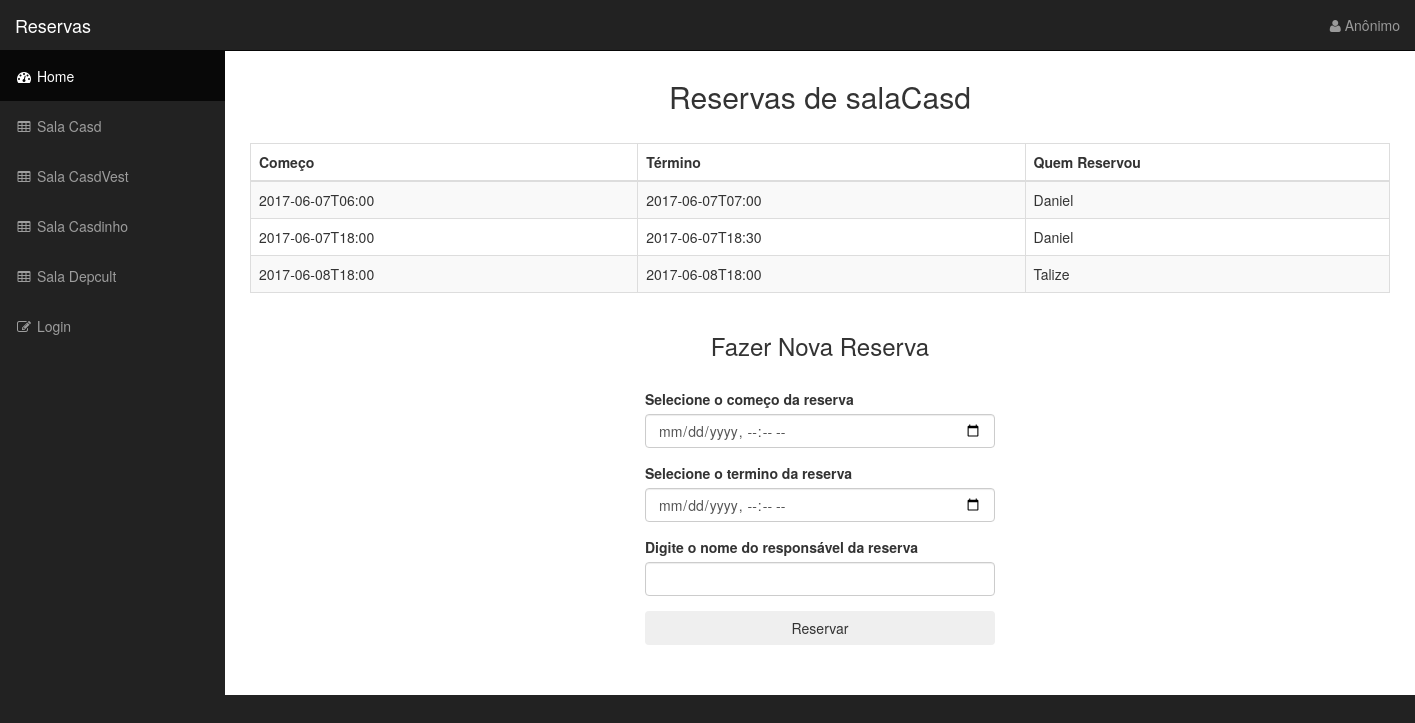
/salaCasd/, run on the app's committed database.
### reservations/models.py (models this page shows)
class salaCasd(models.Model):
	comecoReserva = models.CharField(max_length=64)
	terminoReserva = models.CharField(max_length=64)
	donoReserva = models.CharField(max_length=64)

### reservations/views.py (the view)
# urls.py: url(r'^salaCasd/$', views.salaCasd, name='salaCasd'),
def salaCasd(request):
	if request.method == "POST":
		makeReserva('reservations_salacasd', request.POST.get('comecoReserva'), request.POST.get('terminoReserva'), request.POST.get('donoReserva'))
	listaReservas = getReservas('reservations_salacasd')
	content = {
		'name': 'salaCasd',
		'username': request.user.username,
		'reservas': listaReservas
	}
	return render(request, 'reservations/makeReservation.html', content)

### reservations/views.py (called while the page is built)
def getReservas(table):
	return models.salaCasd.objects.raw("SELECT id, comecoReserva, terminoReserva, donoReserva FROM "+table+" ORDER BY comecoReserva ASC")

### reservations/templates/reservations/makeReservation.html (shortened to what this page needs)
{%extends 'reservations/header.html' %}
{%block content%}
<h2 class="text-center">Reservas de {{name}}</h2>
<br>
<div class="table-responsive">
<table class="table table-bordered table-hover table-striped">
    <thead>
        <tr>
            <th>Começo</th>
            <th>Término</th>
            <th>Quem Reservou</th>
        </tr>
    </thead>
    <tbody>
    {% for reserva in reservas %}
        <tr>
            <td>{{reserva.comecoReserva}}</td>
            <td>{{reserva.terminoReserva}}</td>
            <td>{{reserva.donoReserva}}</td>
        </tr>
    {%endfor%}
    </tbody>
</table>
</div>
<div class="col-xs-4 col-xs-offset-4">
    <h3 class="text-center">Fazer Nova Reserva</h3>
    <br>
    <form method="post">
        <div class="form-group">
            <label>Selecione o começo da reserva</label>
            <input class="form-control" type="datetime-local" name="comecoReserva" >
        </div>
        <div class="form-group">
            <label>Selecione o termino da reserva</label>
            <input class="form-control" type="datetime-local" name="terminoReserva" >
        </div>
        <div class="form-group">
            <label>Digite o nome do responsável da reserva</label>
            <input class="form-control" type="text" name="donoReserva" >
        </div>
        <button class="btn btn-block btn-outline" type="submit">Reservar</button>
    </form>
    <br>
    <br>
</div>
{%endblock%}

### reservations/templates/reservations/header.html (shortened to what this page needs)
<!DOCTYPE html>
<html lang="pt">
<head>
    {% load staticfiles %}
    <link href="{% static '/css/bootstrap.min.css' %}" rel="stylesheet">
    <link href="{% static '/css/sb-admin.css' %}" rel="stylesheet">
    <link href="{% static 'font-awesome/css/font-awesome.min.css' %}" rel="stylesheet">
</head>
<body>
    <div id="wrapper">
        <nav class="navbar navbar-inverse navbar-fixed-top" role="navigation">
            <div class="navbar-header">
                <a class="navbar-brand" href="index.html">Reservas</a>
            </div>
            <ul class="nav navbar-right top-nav">
                <li class="dropdown">
                    <a href="#" data-toggle="dropdown"><i class="fa fa-user"></i> {{username}} {% if user.is_anonymous %} Anônimo {%endif%}</a>
                </li>
            </ul>
            <div class="collapse navbar-collapse navbar-ex1-collapse">
                <ul class="nav navbar-nav side-nav">
                    {%if name != 'dashboard'%}
                        <li class="active">
                            <a href="/"><i class="fa fa-fw fa-dashboard"></i> Home</a>
                        </li>
                        <li >
                            <a href="/salaCasd"><i class="fa fa-fw fa-table"></i> Sala Casd</a>
                        </li>
                        <li >
                            <a href="/salaCasdVest"><i class="fa fa-fw fa-table"></i> Sala CasdVest</a>
                        </li>
                        <li >
                            <a href="/salaCasdinho"><i class="fa fa-fw fa-table"></i> Sala Casdinho</a>
                        </li>
                        <li >
                            <a href="/salaDepCult"><i class="fa fa-fw fa-table"></i> Sala Depcult</a>
                        </li>
                        <li >
                            <a href="/login"><i class="fa fa-fw fa-edit"></i> Login</a>
                        </li>
                    {%endif%}
                </ul>
            </div>
        </nav>
        <div id="page-wrapper">
            <div class="container">
                {%block content%}
                {%endblock%}
            </div>
        </div>
    </div>
    {% load staticfiles %}
</body>
</html>

### reservations/static/css/sb-admin.css (style rules this page uses)
body { margin-top: 100px; background-color: #222; }
@media (min-width:768px) { body { margin-top: 50px; } }
#wrapper { padding-left: 0; }
#page-wrapper { width: 100%; padding: 0; background-color: #fff; }
@media (min-width:768px) { #wrapper { padding-left: 225px; } }
@media (min-width:768px) { #page-wrapper { padding: 10px; } }
.top-nav { padding: 0 15px; }
.top-nav>li { display: inline-block; float: left; }
.top-nav>li>a { padding-top: 15px; padding-bottom: 15px; line-height: 20px; color: #999; }
@media (min-width:768px) { .side-nav { position: fixed; top: 51px; left: 225px; width: 225px; margin-left: -225px; border: none; border-radius: 0; overflow-y: auto; background-color: #222; bottom: 0; overflow-x: hidden; padding-bottom: 40px; } }
@media (min-width:768px) { .side-nav>li>a { width: 225px; } }

### data on the page
salaCasd: comecoReserva "2017-06-07T06:00", terminoReserva "2017-06-07T07:00", donoReserva "Daniel"
salaCasd: comecoReserva "2017-06-07T18:00", terminoReserva "2017-06-07T18:30", donoReserva "Daniel"
salaCasd: comecoReserva "2017-06-08T18:00", terminoReserva "2017-06-08T18:00", donoReserva "Talize"

### other printed values
{{ name }} "salaCasd"
